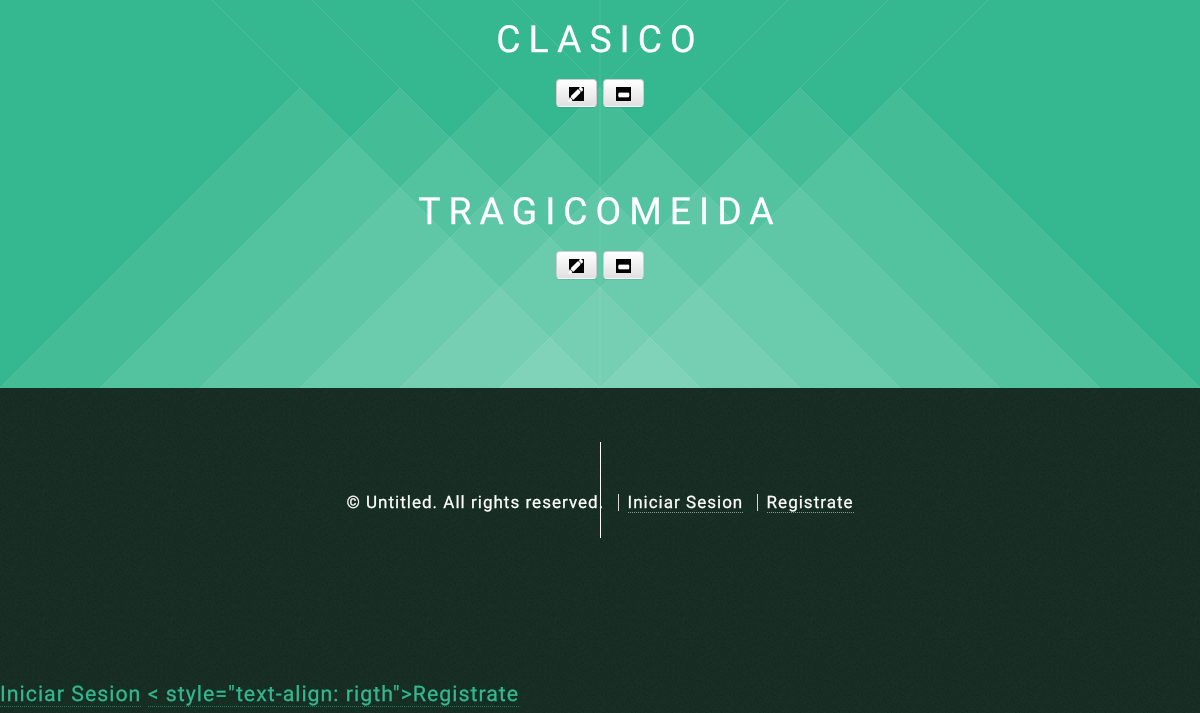
The page /libros/mostrar_genero/ (lower part) on the database as committed earlier.
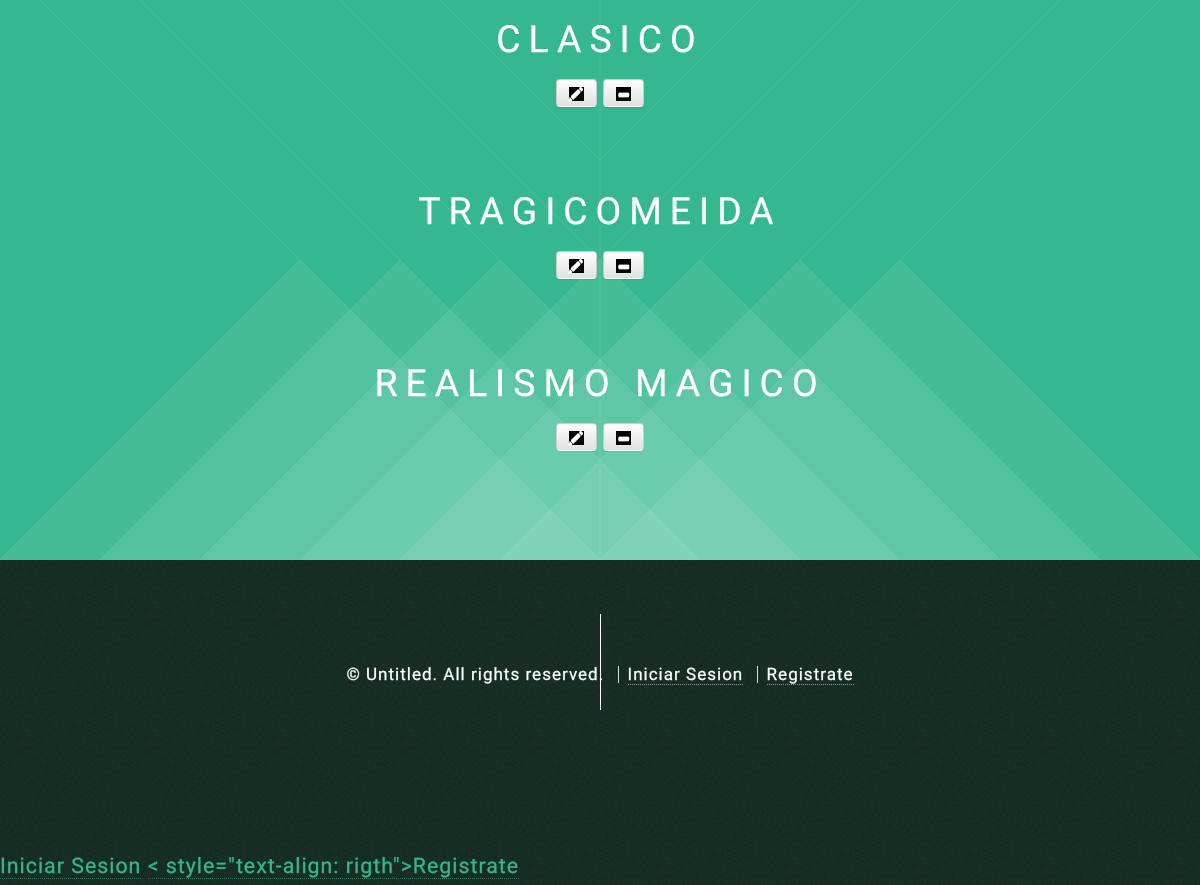
The same page on the database as committed later.
### CRUD/models.py (models this page shows, shortened)
class Generos(models.Model):
    NombreG = models.CharField(max_length=200)

### CRUD/views.py (the view)
def show_generos(request):
    genero = Generos.objects.all()
    usuario = request.user
    return render(request, 'generos_list.html', {'genero': genero, 'ususario':usuario})

### CRUD/templates/generos_list.html (shortened to what this page needs)
{% extends 'index.html' %}
{% block content %}
    {% for aut in genero %}
    <br>
    <header>
      <h2>{{ aut.NombreG }}</h2>
    </header>
    <a class="btn btn-default" href="{% url 'CRUD.views.generos_editar' pk=aut.pk %}"><span class="glyphicon glyphicon-pencil" style="background-color: #000000"></span></a>
    <a class="btn btn-default" href="{% url 'CRUD.views.generos_borrar' pk=aut.pk %}"><span class="glyphicon glyphicon-minus" style="background-color: #000000"></span></a>
    <br>
    {% endfor %}
{% endblock %}

Rows that differ between the two databases and show on the page:
added Generos: NombreG "REALISMO MAGICO"
